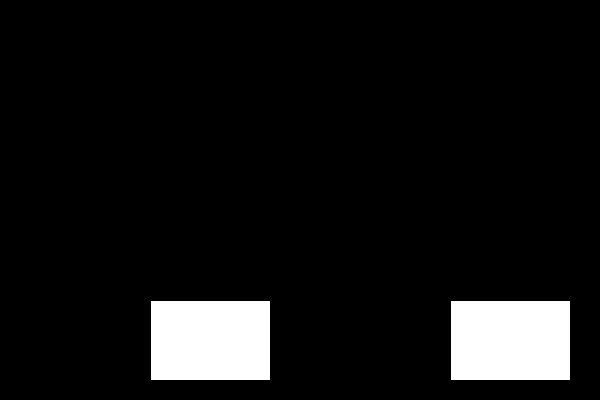
Frame 1 (no input)
Frame 60 (the mouse pressed at the canvas centre just before this capture): identical to frame 1, image omitted
Frame 120 (the mouse held since frame 60 and released just before this capture): identical to frame 1, image omitted

The Processing sketch that drew this single still picture (run headless with seeded random() and noise(); from frame 60 on, the mouse is pressed at the canvas centre):

// Processing sketch: DoThisNotThat
// ── DoThisNotThat.pde
//Global Variables
float buttonX1, buttonY1, buttonWidth1, buttonHeight1;
float buttonX2, buttonY2, buttonWidth2, buttonHeight2;
float rectDisplayX, rectDisplayY, rectDisplayWidth, rectDisplayHeight;
float ellipseX, ellipseY, ellipseXDiameter, ellipseYDiameter;
float x, y, xDiameter, yDiameter;
color black=#000000, white=#FFFFE1; //Night Mode, blue is 00 on the black, but not the white
Boolean rectON=false, ellipseON=false;
//
void setup()
{
  //Display Geometry
  size( 600, 400 ); //fullScreen(); //displayWidth, displayHeight
  println( width, height, displayWidth, displayHeight );
  //Swap display key variables for testing
  int appWidth = width; //displayWidth
  int appHeight = height; //displayHeight
  //With Strings, easier to print to the console or CANVAS
  //Display Orientation: Landscape, not portrait nor square
  String ls="Landscape or Square", p="portrait", DO="Display Orientation:", instruct="Bru, turn your phun";
  String orientation = ( appWidth >= appHeight ) ? ls : p ; //Ternary Operator, repeats IF-ELSE to populate variables
  println (DO, orientation);
  //if ( orientation==p ) println(instruct); //Testing the orientation variable
  if ( orientation==ls ) {
    println("Good to Go");
  } else { //Break our app if not landscape
    println(instruct);
    appWidth = appWidth*0; //displayWidth
    appHeight = appHeight*0; //displayHeight
  } 
  println( "App Width:", appWidth, "\tApp Height:", appHeight );
  //
  //Population
   buttonX1 = appWidth*1/4;
   buttonY1 = appHeight*3/4;
   buttonWidth1 = appWidth*1/5;
   buttonHeight1 = appHeight*1/5;
   buttonX2 = appWidth*3/4;
   buttonY2 = buttonY1;
   buttonWidth2 = buttonWidth1;
   buttonHeight2 = buttonHeight1;
   rectDisplayX = appWidth*1/8;
   rectDisplayY = appHeight*1/8;
   rectDisplayWidth = buttonWidth1;
   rectDisplayHeight = buttonWidth1;
   ellipseX = appWidth*6/8;
   ellipseY = rectDisplayY;
   ellipseXDiameter = appWidth*1/8; //formulae similar to square but actually rectangle
   ellipseYDiameter = appHeight*1/8;
   float ellipseRectXCenter = ellipseX + ellipseXDiameter*1/2;
   float ellipseRectYCenter = ellipseY + ellipseYDiameter*1/2;
   x = ellipseRectXCenter;
   y = ellipseRectYCenter;
   xDiameter = ellipseXDiameter;
   yDiameter = ellipseYDiameter;
}//End setup
//
void draw()
{
  background(black);
  rect( buttonX1, buttonY1, buttonWidth1, buttonHeight1 ); //DIV: "Click Me"
  rect( buttonX2, buttonY2, buttonWidth2, buttonHeight2 ); //DIV: "Or Me"
  if ( rectON==true && ellipseON==false ) rect( rectDisplayX, rectDisplayY, rectDisplayWidth, rectDisplayHeight ); //DIV: Display Rectangle
  //rect( ellipseX, ellipseY, ellipseXDiameter, ellipseYDiameter ); //DIV: Display Ellipse
  if ( rectON==false && ellipseON==true ) ellipse(x, y, xDiameter, yDiameter);
}//End draw
//
void keyPressed() {
}//End keyPressed
//
void mousePressed()
{
  rectON=false;
  ellipseON=false;
  if ( mouseX>=buttonX1 && mouseX<=buttonX1+buttonWidth1 && mouseY>=buttonY1 && mouseY<=buttonY1+buttonHeight1 ) rectON=true;
  if ( mouseX>=buttonX2 && mouseX<=buttonX2+buttonWidth2 && mouseY>=buttonY2 && mouseY<=buttonY2+buttonHeight2 ) ellipseON=true;
}//End mousePressed
//
//End MAIN
